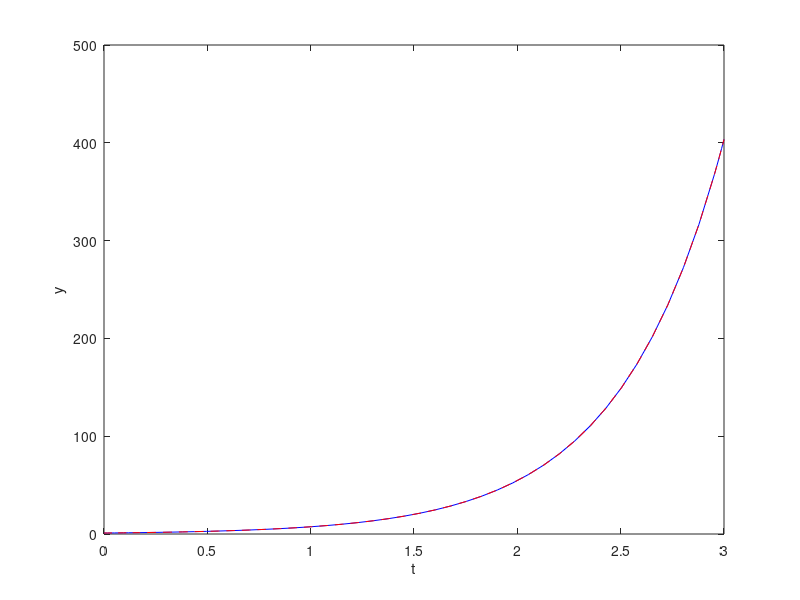

Reproduce this figure in MATLAB. (Note: this script raises an error after producing the figure.)
%%%%%%%%%%%%%%%%%%%%%%%%%%%%%%%%%%%%%%%%%%%%%%%%%%%%%%%%%%%%%%%%%%%%%%%%%%%
% This script is developed for explaining how to use ODE45 in MATLAB
% Developed by Taeyong Kim from the Seoul National Unversity.
% chs5566@snu.ac.kr
% Feb 6 ,2020
%%%%%%%%%%%%%%%%%%%%%%%%%%%%%%%%%%%%%%%%%%%%%%%%%%%%%%%%%%%%%%%%%%%%%%%%%%%
clear all
clc
close all


% First example
[t,y] = ode45(@(t, y) 2*y,[0, 3],1);  % Numericla solution
y_real = exp(2*t);                    % Analytic solution

% plot
plot(t, y, 'b')
hold on
plot(t,y_real, 'r--')
xlabel('t')
ylabel('y')


% Second example
m=1; % mass
c=1; % damping
k=1; % stiffness

ftt = 0:0.01:10;
ft = sin(ftt); % external force

% 'EQ_func_ode_2.m' file needs to placed in the working directory 
[t2,y2] = ode45(@(t2,y2) EQ_func_ode_2(t2,y2, ftt, ft, m, c, k), [0, 10],[0, 0]);

%plot
figure()
plot(t2,y2(:,1))
xlabel('t')
ylabel('u')
